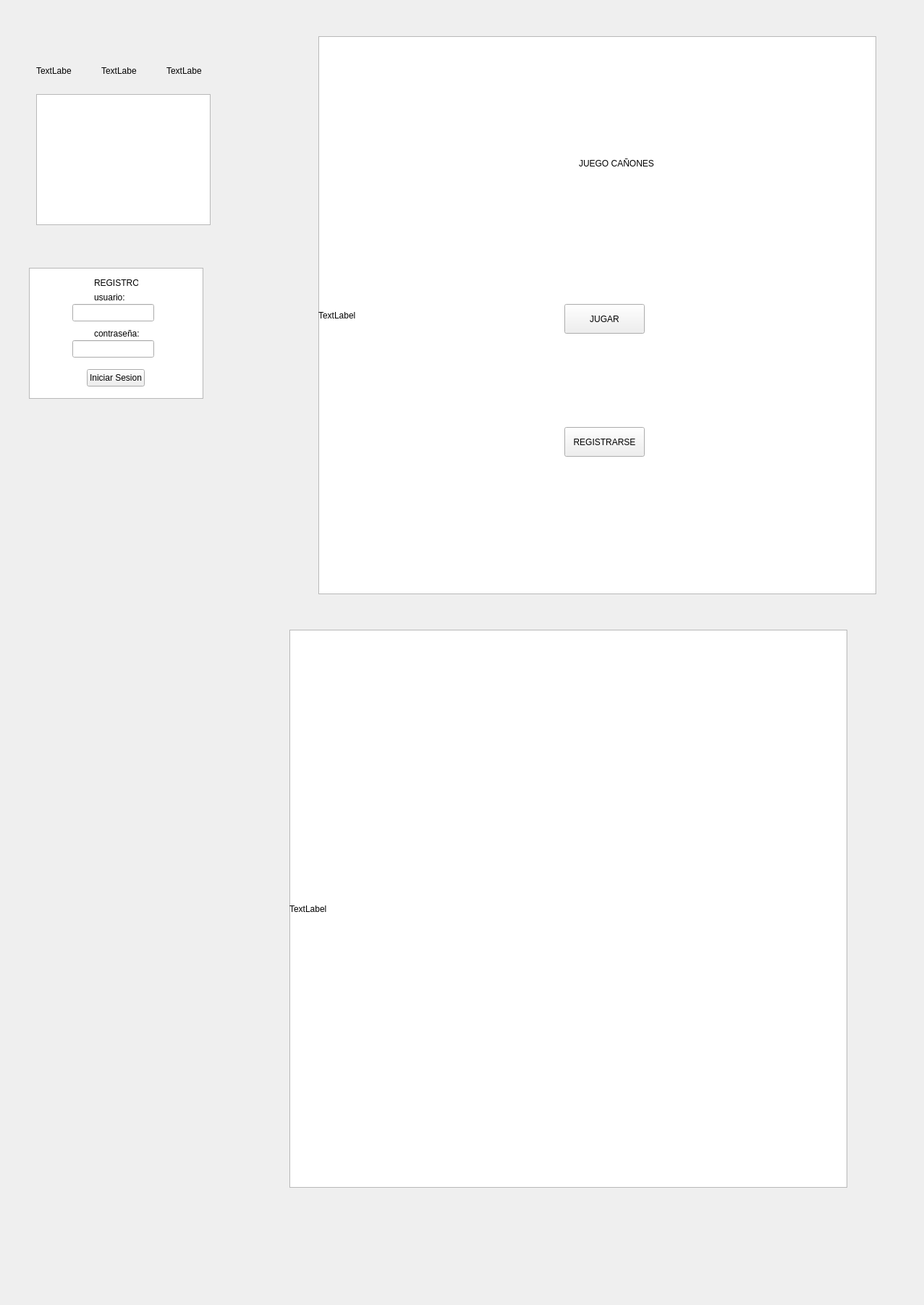
<?xml version="1.0" encoding="UTF-8"?>
<ui version="4.0">
 <class>ventanas</class>
 <widget class="QMainWindow" name="ventanas">
  <property name="geometry">
   <rect>
    <x>0</x>
    <y>0</y>
    <width>1277</width>
    <height>1803</height>
   </rect>
  </property>
  <property name="windowTitle">
   <string>MainWindow</string>
  </property>
  <widget class="QWidget" name="centralwidget">
   <widget class="QWidget" name="Game_window" native="true">
    <property name="geometry">
     <rect>
      <x>30</x>
      <y>70</y>
      <width>291</width>
      <height>261</height>
     </rect>
    </property>
    <widget class="QLabel" name="L_nivel">
     <property name="geometry">
      <rect>
       <x>20</x>
       <y>20</y>
       <width>49</width>
       <height>16</height>
      </rect>
     </property>
     <property name="text">
      <string>TextLabel</string>
     </property>
    </widget>
    <widget class="QLabel" name="L_puntos">
     <property name="geometry">
      <rect>
       <x>110</x>
       <y>20</y>
       <width>49</width>
       <height>16</height>
      </rect>
     </property>
     <property name="text">
      <string>TextLabel</string>
     </property>
    </widget>
    <widget class="QLabel" name="L_vidas">
     <property name="geometry">
      <rect>
       <x>200</x>
       <y>20</y>
       <width>49</width>
       <height>16</height>
      </rect>
     </property>
     <property name="text">
      <string>TextLabel</string>
     </property>
    </widget>
    <widget class="QGraphicsView" name="graphicsView">
     <property name="geometry">
      <rect>
       <x>20</x>
       <y>60</y>
       <width>241</width>
       <height>181</height>
      </rect>
     </property>
    </widget>
   </widget>
   <widget class="QWidget" name="Game_window_2" native="true">
    <property name="geometry">
     <rect>
      <x>440</x>
      <y>50</y>
      <width>771</width>
      <height>771</height>
     </rect>
    </property>
    <widget class="QGraphicsView" name="graphicsView_2">
     <property name="geometry">
      <rect>
       <x>0</x>
       <y>0</y>
       <width>771</width>
       <height>771</height>
      </rect>
     </property>
    </widget>
    <widget class="QPushButton" name="pushButton">
     <property name="geometry">
      <rect>
       <x>340</x>
       <y>370</y>
       <width>111</width>
       <height>41</height>
      </rect>
     </property>
     <property name="text">
      <string>JUGAR</string>
     </property>
    </widget>
    <widget class="QPushButton" name="pushButton_2">
     <property name="geometry">
      <rect>
       <x>340</x>
       <y>540</y>
       <width>111</width>
       <height>41</height>
      </rect>
     </property>
     <property name="text">
      <string>REGISTRARSE</string>
     </property>
    </widget>
    <widget class="QLabel" name="label">
     <property name="geometry">
      <rect>
       <x>360</x>
       <y>150</y>
       <width>131</width>
       <height>51</height>
      </rect>
     </property>
     <property name="text">
      <string>JUEGO CAÑONES</string>
     </property>
    </widget>
    <widget class="QLabel" name="backgroundLabel">
     <property name="geometry">
      <rect>
       <x>0</x>
       <y>0</y>
       <width>771</width>
       <height>771</height>
      </rect>
     </property>
     <property name="text">
      <string>TextLabel</string>
     </property>
    </widget>
   </widget>
   <widget class="QWidget" name="Game_window_3" native="true">
    <property name="geometry">
     <rect>
      <x>20</x>
      <y>340</y>
      <width>291</width>
      <height>261</height>
     </rect>
    </property>
    <widget class="QGraphicsView" name="graphicsView_3">
     <property name="geometry">
      <rect>
       <x>20</x>
       <y>30</y>
       <width>241</width>
       <height>181</height>
      </rect>
     </property>
    </widget>
    <widget class="QLabel" name="label_2">
     <property name="geometry">
      <rect>
       <x>110</x>
       <y>40</y>
       <width>61</width>
       <height>21</height>
      </rect>
     </property>
     <property name="text">
      <string>REGISTRO:</string>
     </property>
    </widget>
    <widget class="QLabel" name="label_3">
     <property name="geometry">
      <rect>
       <x>110</x>
       <y>60</y>
       <width>51</width>
       <height>21</height>
      </rect>
     </property>
     <property name="text">
      <string>usuario:</string>
     </property>
    </widget>
    <widget class="QLineEdit" name="lineEdit">
     <property name="geometry">
      <rect>
       <x>80</x>
       <y>80</y>
       <width>113</width>
       <height>24</height>
      </rect>
     </property>
    </widget>
    <widget class="QLabel" name="label_4">
     <property name="geometry">
      <rect>
       <x>110</x>
       <y>110</y>
       <width>71</width>
       <height>21</height>
      </rect>
     </property>
     <property name="text">
      <string>contraseña:</string>
     </property>
    </widget>
    <widget class="QLineEdit" name="lineEdit_2">
     <property name="geometry">
      <rect>
       <x>80</x>
       <y>130</y>
       <width>113</width>
       <height>24</height>
      </rect>
     </property>
    </widget>
    <widget class="QPushButton" name="pushButton_3">
     <property name="geometry">
      <rect>
       <x>100</x>
       <y>170</y>
       <width>80</width>
       <height>24</height>
      </rect>
     </property>
     <property name="text">
      <string>Iniciar Sesion</string>
     </property>
    </widget>
   </widget>
   <widget class="QWidget" name="Game_window_4" native="true">
    <property name="geometry">
     <rect>
      <x>400</x>
      <y>870</y>
      <width>771</width>
      <height>771</height>
     </rect>
    </property>
    <widget class="QGraphicsView" name="graphicsView_5">
     <property name="geometry">
      <rect>
       <x>0</x>
       <y>0</y>
       <width>771</width>
       <height>771</height>
      </rect>
     </property>
    </widget>
    <widget class="QLabel" name="imageLabel">
     <property name="geometry">
      <rect>
       <x>0</x>
       <y>0</y>
       <width>771</width>
       <height>771</height>
      </rect>
     </property>
     <property name="text">
      <string>TextLabel</string>
     </property>
    </widget>
   </widget>
  </widget>
 </widget>
 <resources/>
 <connections/>
</ui>
